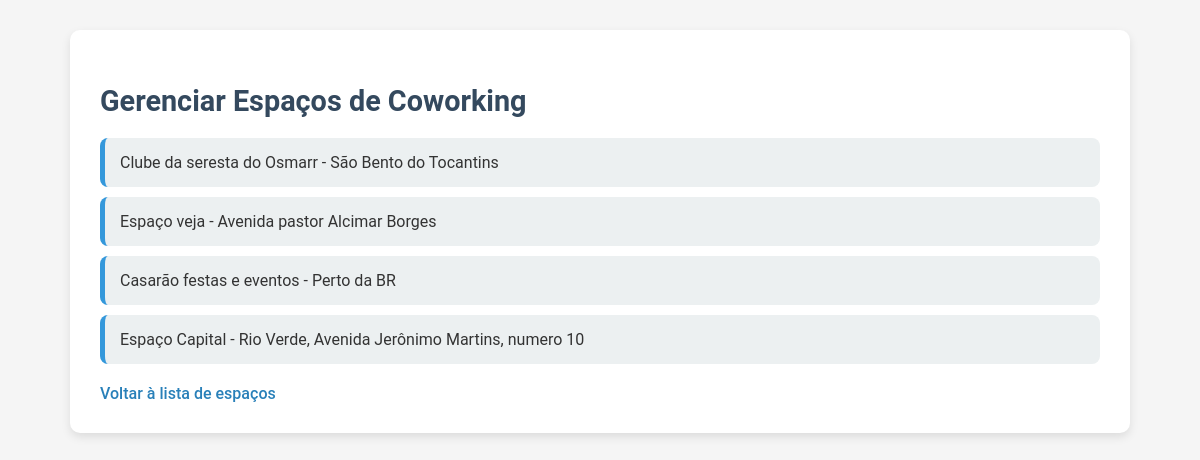
/reservas/gerenciar/ (signed in), run on the app's committed database.
### reservas/models.py (models this page shows, shortened)
class EspacoCoworking(models.Model):
    nome = models.CharField(max_length=100)
    endereco = models.CharField(max_length=200)
    frase_destaque = models.CharField(max_length=100, blank=True, null=True)
    descricao = models.TextField(blank=True, null=True)
    capacidade = models.IntegerField()
    preco_por_hora = models.DecimalField(max_digits=10, decimal_places=2)
    foto = models.ImageField(upload_to='fotos/', blank=True, null=True)
    latitude = models.FloatField(default=0)
    longitude = models.FloatField(default=0)
    prioridade = models.IntegerField(default=0)
    palavras_chave = models.TextField(blank=True, null=True, help_text='Separado por -')
    instagram = models.URLField(max_length=255, blank=True, null=True)
    facebook = models.URLField(max_length=255, blank=True, null=True)
    linkedin = models.URLField(max_length=255, blank=True, null=True)
    nome_espaco = models.CharField(max_length=255, blank=True, null=True)
    razao_social = models.CharField(max_length=255, blank=True, null=True)
    cep = models.CharField(max_length=20, blank=True, null=True)
    pais = models.CharField(max_length=100, blank=True, null=True)
    uf = models.CharField(max_length=2, blank=True, null=True)
    cidade = models.CharField(max_length=100, blank=True, null=True)
    bairro = models.CharField(max_length=100, blank=True, null=True)
    logradouro = models.CharField(max_length=255, blank=True, null=True)
    numero = models.CharField(max_length=10, blank=True, null=True)
    complemento = models.CharField(max_length=255, blank=True, null=True)
    logo = models.ImageField(upload_to='logos/', blank=True, null=True)
    foto_horizontal = models.ImageField(upload_to='fotos_espaco/', blank=True, null=True)
    nome_proprietario = models.CharField(max_length=255, blank=True, null=True)
    email_proprietario = models.EmailField(blank=True, null=True)
    telefone_proprietario = models.CharField(max_length=20, blank=True, null=True)
    nome_gerente = models.CharField(max_length=255, blank=True, null=True)
    email_gerente = models.EmailField(blank=True, null=True)
    telefone_gerente = models.CharField(max_length=20, blank=True, null=True)
    titular_conta = models.CharField(max_length=255, blank=True, null=True)
    banco = models.CharField(max_length=100, blank=True, null=True)
    agencia = models.CharField(max_length=20, blank=True, null=True)
    conta = models.CharField(max_length=20, blank=True, null=True)
    tipo_conta = models.CharField(max_length=50, blank=True, null=True)
    tipo_pix = models.CharField(max_length=50, blank=True, null=True)
    pix = models.CharField(max_length=100, blank=True, null=True)
    cafe = models.BooleanField(default=False)
    cha = models.BooleanField(default=False)
    massagem = models.BooleanField(default=False)
    outros_diferenciais = models.CharField(max_length=255, blank=True, null=True)
    wifi = models.BooleanField(default=False)
    acessibilidade = models.BooleanField(default=False)
    acesso24h = models.BooleanField(default=False)
    playground_kids = models.BooleanField(default=False)
    ar_condicionado = models.BooleanField(default=False)
    area_alimentacao = models.BooleanField(default=False)
    biblioteca = models.BooleanField(default=False)
    cabine_call = models.BooleanField(default=False)
    cozinha = models.BooleanField(default=False)
    espaco_pet = models.BooleanField(default=False)
    espaco_convivencia = models.BooleanField(default=False)
    lounge = models.BooleanField(default=False)
    galeria_arte = models.BooleanField(default=False)
    geladeira = models.BooleanField(default=False)
    gerador_eletricidade = models.BooleanField(default=False)
    jardim = models.BooleanField(default=False)
    quadro_branco = models.BooleanField(default=False)
    recepcao = models.BooleanField(default=False)
    sala_descompressao = models.BooleanField(default=False)
    sala_jogos = models.BooleanField(default=False)
    varanda = models.BooleanField(default=False)
    vestuario = models.BooleanField(default=False)
    velocidade_internet = models.CharField(max_length=50, blank=True, null=True)
    auditorio = models.BooleanField(default=False)
    cafeteria = models.BooleanField(default=False)
    coliving = models.BooleanField(default=False)
    espaco_eventos = models.BooleanField(default=False)
    estudio_gravacao = models.BooleanField(default=False)
    restaurante = models.BooleanField(default=False)
    fotos_area_comum = models.ImageField(upload_to='fotos_areas_comuns/', blank=True, null=True)
    fotos_area_compartilhada = models.ImageField(upload_to='fotos_areas_compartilhadas/', blank=True, null=True)
    fotos_salas_privativas = models.ImageField(upload_to='fotos_salas_privativas/', blank=True, null=True)
    outras_fotos = models.ImageField(upload_to='outras_fotos/', blank=True, null=True)
    proprietario = models.ForeignKey(User, on_delete=models.CASCADE)
    class Meta:
        verbose_name = "Espaço de Coworking"
        verbose_name_plural = "Espaços de Coworking"
        ordering = ['prioridade']  # Ordena os espaços pelo nome de forma padrão

### reservas/views.py (the view)
# urls.py: path('gerenciar/', views.gerenciar_espacos, name='gerenciar_espacos'),
@user_passes_test(is_coworking_admin)
@login_required
def gerenciar_espacos(request):
    espacos = EspacoCoworking.objects.filter(proprietario=request.user)
    return render(request, 'reservas/gerenciar_espacos.html', {'espacos': espacos})

### reservas/views.py (called while the page is built)
def is_coworking_admin(user):
    return user.groups.filter(name='Administradores de Coworking').exists()

### reservas/templates/reservas/gerenciar_espacos.html (shortened to what this page needs)
{% load static %}
<!DOCTYPE html>
<html>
<head>
    <link rel="stylesheet" href="{% static 'reservas/styles.css' %}">
</head>
<body>
    <div class="container">
        <h2>Gerenciar Espaços de Coworking</h2>
        <ul>
            {% for espaco in espacos %}
            <li>{{ espaco.nome }} - {{ espaco.endereco }}</li>
            {% endfor %}
        </ul>
        <a href="{% url 'lista_espacos' %}">Voltar à lista de espaços</a>
    </div>
</body>
</html>

### reservas/static/reservas/styles.css (style rules this page uses)
body { font-family: 'Roboto', Arial, sans-serif; background-color: #f5f5f5; margin: 0; padding: 0; color: #333; }
.container { width: 85%; max-width: 1000px; margin: 30px auto; padding: 30px; background-color: #ffffff; box-shadow: 0 4px 10px rgba(0, 0, 0, 0.1); border-radius: 10px; }
h2 { color: #34495e; font-size: 1.8em; margin-bottom: 20px; }
ul { list-style-type: none; padding: 0; margin: 20px 0; }
ul li { background-color: #ecf0f1; margin: 10px 0; padding: 15px; border-radius: 8px; border-left: 5px solid #3498db; transition: background-color 0.3s, transform 0.3s; }
a { color: #2980b9; text-decoration: none; font-weight: 500; }

### data on the page
EspacoCoworking: nome "Clube da seresta do Osmarr", endereco "São Bento do Tocantins"
EspacoCoworking: nome "Espaço veja", endereco "Avenida pastor Alcimar Borges"
EspacoCoworking: nome "Casarão festas e eventos", endereco "Perto da BR"
EspacoCoworking: nome "Espaço Capital", endereco "Rio Verde, Avenida Jerônimo Martins, numero 10"
